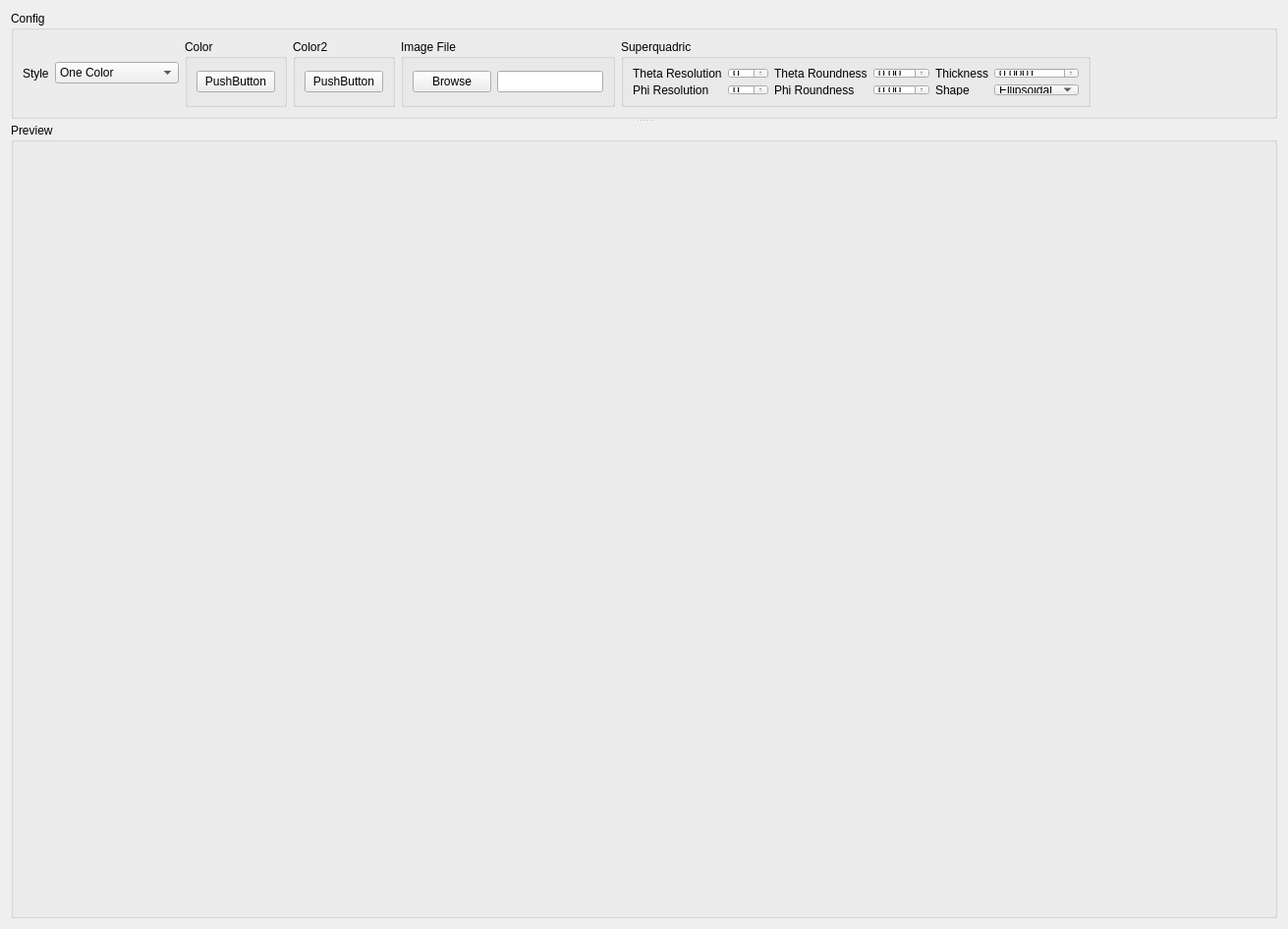
<?xml version="1.0" encoding="UTF-8"?>
<ui version="4.0">
 <class>BackgroundWindow</class>
 <widget class="QWidget" name="BackgroundWindow">
  <property name="geometry">
   <rect>
    <x>0</x>
    <y>0</y>
    <width>1311</width>
    <height>946</height>
   </rect>
  </property>
  <property name="windowTitle">
   <string>Form</string>
  </property>
  <layout class="QGridLayout" name="gridLayout_2">
   <item row="0" column="0">
    <widget class="QSplitter" name="splitter">
     <property name="orientation">
      <enum>Qt::Vertical</enum>
     </property>
     <widget class="QGroupBox" name="groupBox">
      <property name="maximumSize">
       <size>
        <width>16777215</width>
        <height>110</height>
       </size>
      </property>
      <property name="title">
       <string>Config</string>
      </property>
      <layout class="QGridLayout" name="gridLayout_4">
       <item row="0" column="0">
        <layout class="QGridLayout" name="gridLayout_3">
         <item row="0" column="3">
          <widget class="QGroupBox" name="color2GroupBox">
           <property name="title">
            <string>Color2</string>
           </property>
           <layout class="QGridLayout" name="gridLayout_6">
            <item row="0" column="0">
             <widget class="Widgets::ColorPushButton" name="color2Button">
              <property name="text">
               <string>PushButton</string>
              </property>
             </widget>
            </item>
           </layout>
          </widget>
         </item>
         <item row="0" column="0">
          <widget class="QLabel" name="label">
           <property name="text">
            <string>Style</string>
           </property>
          </widget>
         </item>
         <item row="0" column="1">
          <widget class="QComboBox" name="styleCombo">
           <item>
            <property name="text">
             <string>One Color</string>
            </property>
           </item>
           <item>
            <property name="text">
             <string>Two Colors</string>
            </property>
           </item>
           <item>
            <property name="text">
             <string>Backgroud Image</string>
            </property>
           </item>
          </widget>
         </item>
         <item row="0" column="4">
          <widget class="QGroupBox" name="imageFileGroupBox">
           <property name="title">
            <string>Image File</string>
           </property>
           <layout class="QGridLayout" name="gridLayout_7">
            <item row="0" column="0">
             <layout class="QHBoxLayout" name="horizontalLayout">
              <item>
               <widget class="QPushButton" name="browseButton">
                <property name="text">
                 <string>Browse</string>
                </property>
               </widget>
              </item>
              <item>
               <widget class="QLineEdit" name="fileEdit">
                <property name="readOnly">
                 <bool>true</bool>
                </property>
               </widget>
              </item>
             </layout>
            </item>
           </layout>
          </widget>
         </item>
         <item row="0" column="2">
          <widget class="QGroupBox" name="color1GroupBox">
           <property name="title">
            <string>Color</string>
           </property>
           <layout class="QGridLayout" name="gridLayout_5">
            <item row="0" column="0">
             <widget class="Widgets::ColorPushButton" name="colorButton">
              <property name="text">
               <string>PushButton</string>
              </property>
             </widget>
            </item>
           </layout>
          </widget>
         </item>
         <item row="0" column="5">
          <widget class="QGroupBox" name="groupBox_3">
           <property name="title">
            <string>Superquadric</string>
           </property>
           <layout class="QGridLayout" name="gridLayout_9">
            <item row="0" column="0">
             <layout class="QGridLayout" name="gridLayout">
              <item row="0" column="0">
               <widget class="QLabel" name="label_2">
                <property name="text">
                 <string>Theta Resolution</string>
                </property>
               </widget>
              </item>
              <item row="0" column="2">
               <widget class="QLabel" name="label_4">
                <property name="text">
                 <string>Theta Roundness</string>
                </property>
               </widget>
              </item>
              <item row="0" column="1">
               <widget class="QSpinBox" name="thetaResolutionSpinBox"/>
              </item>
              <item row="1" column="3">
               <widget class="QDoubleSpinBox" name="phiRoundnessSpinBox">
                <property name="singleStep">
                 <double>0.100000000000000</double>
                </property>
               </widget>
              </item>
              <item row="0" column="3">
               <widget class="QDoubleSpinBox" name="thetaRoundnessSpinBox">
                <property name="singleStep">
                 <double>0.100000000000000</double>
                </property>
               </widget>
              </item>
              <item row="1" column="1">
               <widget class="QSpinBox" name="phiResolutionSpinBox"/>
              </item>
              <item row="1" column="0">
               <widget class="QLabel" name="label_3">
                <property name="text">
                 <string>Phi Resolution</string>
                </property>
               </widget>
              </item>
              <item row="1" column="2">
               <widget class="QLabel" name="label_5">
                <property name="text">
                 <string>Phi Roundness</string>
                </property>
               </widget>
              </item>
              <item row="0" column="4">
               <widget class="QLabel" name="label_6">
                <property name="text">
                 <string>Thickness</string>
                </property>
               </widget>
              </item>
              <item row="0" column="5">
               <widget class="QDoubleSpinBox" name="thicknessSpinBox">
                <property name="decimals">
                 <number>4</number>
                </property>
                <property name="minimum">
                 <double>0.000100000000000</double>
                </property>
                <property name="maximum">
                 <double>1.000000000000000</double>
                </property>
                <property name="singleStep">
                 <double>0.000100000000000</double>
                </property>
               </widget>
              </item>
              <item row="1" column="4">
               <widget class="QLabel" name="label_7">
                <property name="text">
                 <string>Shape</string>
                </property>
               </widget>
              </item>
              <item row="1" column="5">
               <widget class="QComboBox" name="shapeComboBox">
                <item>
                 <property name="text">
                  <string>Ellipsoidal</string>
                 </property>
                </item>
                <item>
                 <property name="text">
                  <string>Toroidal</string>
                 </property>
                </item>
               </widget>
              </item>
             </layout>
            </item>
           </layout>
          </widget>
         </item>
         <item row="0" column="6">
          <spacer name="horizontalSpacer">
           <property name="orientation">
            <enum>Qt::Horizontal</enum>
           </property>
           <property name="sizeHint" stdset="0">
            <size>
             <width>40</width>
             <height>20</height>
            </size>
           </property>
          </spacer>
         </item>
        </layout>
       </item>
      </layout>
     </widget>
     <widget class="QGroupBox" name="groupBox_2">
      <property name="title">
       <string>Preview</string>
      </property>
      <layout class="QGridLayout" name="gridLayout_8">
       <item row="0" column="0">
        <layout class="QVBoxLayout" name="previewLayout"/>
       </item>
      </layout>
     </widget>
    </widget>
   </item>
  </layout>
 </widget>
 <customwidgets>
  <customwidget>
   <class>Widgets::ColorPushButton</class>
   <extends>QPushButton</extends>
   <header location="global">colorpushbutton.h</header>
  </customwidget>
 </customwidgets>
 <resources/>
 <connections/>
</ui>
